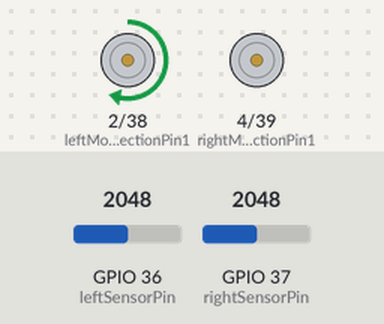
The sketch below on a simulated ESP32. Shown: direction and speed pins drawn as motors (green arrow = direction pin HIGH = forward, orange = LOW = backward, longer = more drive). The test bench sets the inputs (shaded band); at power-on: GPIO 36 (leftSensorPin) = 2048, GPIO 37 (rightSensorPin) = 2048.

Above: at 1.2 s.
1.3 s: GPIO 36 (leftSensorPin) set to 546
2.8 s: GPIO 36 (leftSensorPin) set to 475
At 3.4 s:
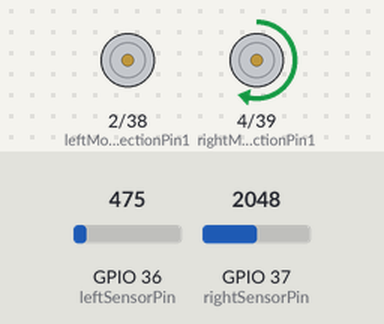
4.3 s: GPIO 37 (rightSensorPin) set to 534
5.8 s: GPIO 37 (rightSensorPin) set to 467
At 6.9 s:
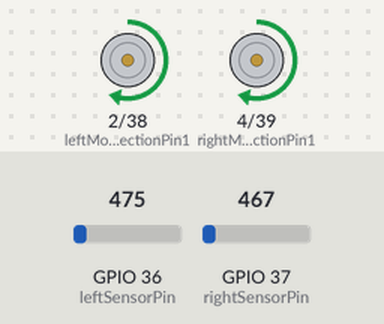
7.3 s: GPIO 37 (rightSensorPin) set to 540
At 8.1 s:
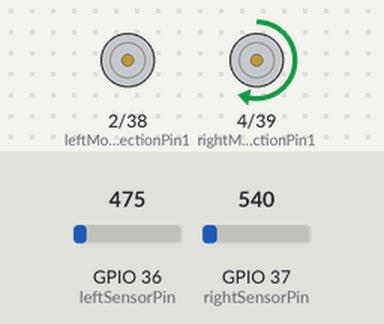
8.8 s: GPIO 37 (rightSensorPin) set to 491
At 9.2 s:
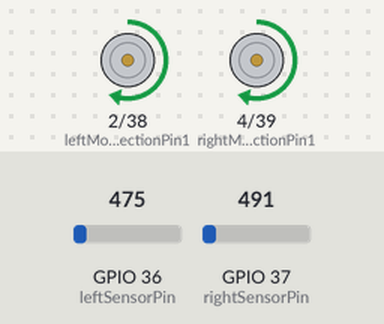
Timing chart, 0 to 11.3 s (numbered marks = the images above; inputs shaded):
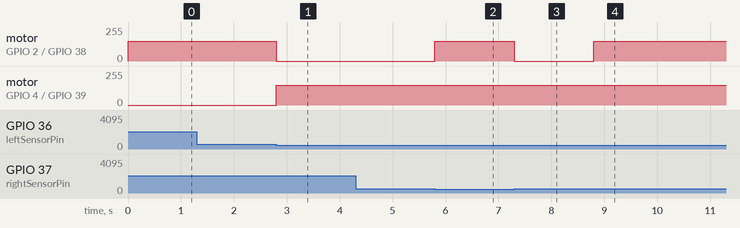

Measured:
- the behaviour switches between 501 and 500 on GPIO 36 (leftSensorPin) (found by bisection; images 0 and 1)
- the behaviour switches between 501 and 500 on GPIO 37 (rightSensorPin) (found by bisection; images 1 and 2)
- after the input at 1.3 s, every drawn part: stays the same
- after the input at 2.8 s, motor on GPIO 2 (leftMotorDirectionPin1) / GPIO 38 (leftMotorSpeedPin): forward 150/255 → stopped at once; motor on GPIO 4 (rightMotorDirectionPin1) / GPIO 39 (rightMotorSpeedPin): stopped → forward 150/255 at once
- after the input at 4.3 s, every drawn part: stays the same
- after the input at 5.8 s, motor on GPIO 2 (leftMotorDirectionPin1) / GPIO 38 (leftMotorSpeedPin): stopped → forward 150/255 at once
- after the input at 7.3 s, motor on GPIO 2 (leftMotorDirectionPin1) / GPIO 38 (leftMotorSpeedPin): forward 150/255 → stopped at once
- after the input at 8.8 s, motor on GPIO 2 (leftMotorDirectionPin1) / GPIO 38 (leftMotorSpeedPin): stopped → forward 150/255 at once

The sketch:

Prototype_BANG-BANG.ino
```cpp
// Define motor pins for H-bridge control
const int leftMotorSpeedPin = A2;    // PWM pin for left motor speed control
const int leftMotorDirectionPin1 = D1;  // Direction pin 1 for left motor

const int rightMotorSpeedPin = A3;   // PWM pin for right motor speed control
const int rightMotorDirectionPin1 = D3;  // Direction pin 1 for right motor


// Define sensor pins
const int leftSensorPin = A0;  // Analog pins for IR sensor readings
const int rightSensorPin = A1;

// Define sensor threshold values
const int threshold = 500;  // Adjust this value based on sensor calibration

// Define motor speeds
int leftMotorSpeed = 150;  // Initial motor speeds (0-255)
int rightMotorSpeed = 150;

void setup() {
  // Initialize motor control pins as outputs
  pinMode(leftMotorSpeedPin, OUTPUT);
  pinMode(leftMotorDirectionPin1, OUTPUT);

  pinMode(rightMotorSpeedPin, OUTPUT);
  pinMode(rightMotorDirectionPin1, OUTPUT);

  // Initialize sensor pins as inputs
  pinMode(leftSensorPin, INPUT);
  pinMode(rightSensorPin, INPUT);
}

void loop() {
  // Read sensor values
  int leftSensorValue = analogRead(leftSensorPin);
  int rightSensorValue = analogRead(rightSensorPin);

  // Check if left sensor detects the line
  if (leftSensorValue > threshold) {
    // Turn right at reduced speed
    digitalWrite(leftMotorDirectionPin1, HIGH);
    analogWrite(leftMotorSpeedPin, leftMotorSpeed);

    // Stop right motor
    digitalWrite(rightMotorDirectionPin1, LOW);
    analogWrite(rightMotorSpeedPin, 0);
  }
  // Check if right sensor detects the line
  else if (rightSensorValue > threshold) {
    // Turn left at reduced speed
    digitalWrite(leftMotorDirectionPin1, LOW);
    analogWrite(leftMotorSpeedPin, 0);

    digitalWrite(rightMotorDirectionPin1, HIGH);
    analogWrite(rightMotorSpeedPin, rightMotorSpeed);
  }
  else {
    // Move forward at set speed
    digitalWrite(leftMotorDirectionPin1, HIGH);
    analogWrite(leftMotorSpeedPin, leftMotorSpeed);

    digitalWrite(rightMotorDirectionPin1, HIGH);
    analogWrite(rightMotorSpeedPin, rightMotorSpeed);
  }
  }
```
